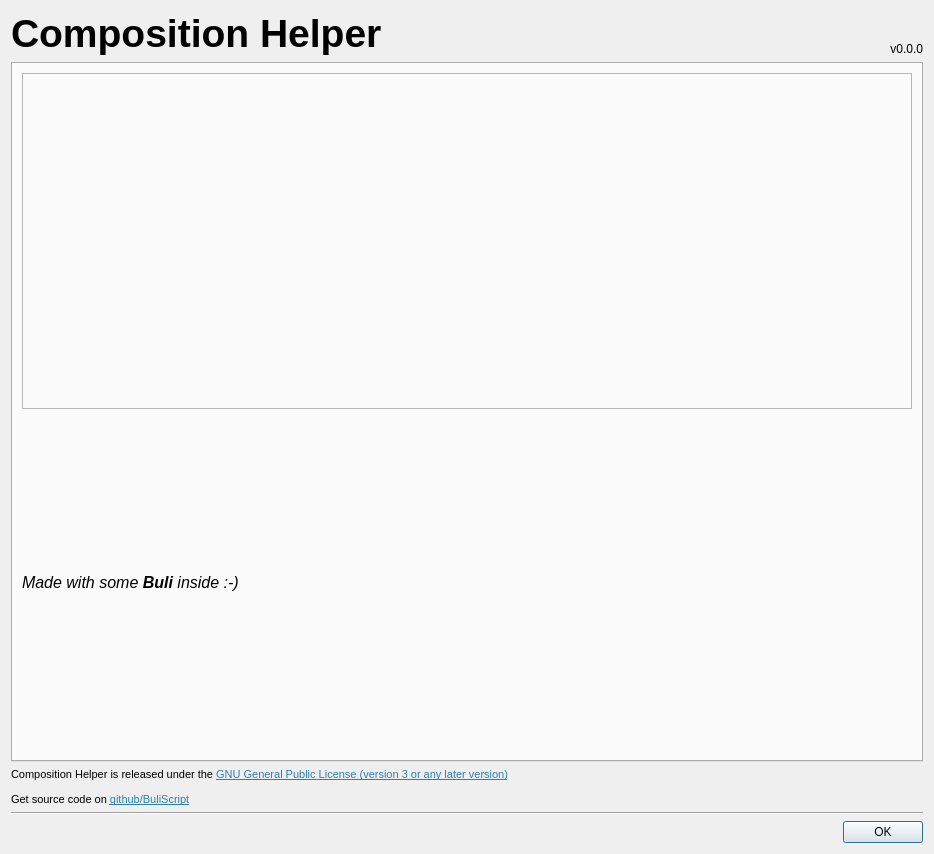
<?xml version="1.0" encoding="UTF-8"?>
<ui version="4.0">
 <class>Dialog</class>
 <widget class="QDialog" name="Dialog">
  <property name="windowModality">
   <enum>Qt::WindowModal</enum>
  </property>
  <property name="geometry">
   <rect>
    <x>0</x>
    <y>0</y>
    <width>934</width>
    <height>854</height>
   </rect>
  </property>
  <property name="minimumSize">
   <size>
    <width>934</width>
    <height>854</height>
   </size>
  </property>
  <property name="maximumSize">
   <size>
    <width>934</width>
    <height>854</height>
   </size>
  </property>
  <property name="windowTitle">
   <string>About Composition Helper</string>
  </property>
  <property name="modal">
   <bool>true</bool>
  </property>
  <layout class="QVBoxLayout" name="verticalLayout">
   <item>
    <layout class="QGridLayout" name="gridLayout">
     <item row="1" column="0" colspan="2">
      <widget class="QLabel" name="lblKcName">
       <property name="sizePolicy">
        <sizepolicy hsizetype="Ignored" vsizetype="Minimum">
         <horstretch>0</horstretch>
         <verstretch>0</verstretch>
        </sizepolicy>
       </property>
       <property name="font">
        <font>
         <pointsize>29</pointsize>
         <weight>75</weight>
         <bold>true</bold>
        </font>
       </property>
       <property name="text">
        <string>Composition Helper</string>
       </property>
       <property name="alignment">
        <set>Qt::AlignLeading|Qt::AlignLeft|Qt::AlignTop</set>
       </property>
      </widget>
     </item>
     <item row="6" column="0" colspan="3">
      <widget class="QLabel" name="labelLicenseAndSource">
       <property name="font">
        <font>
         <pointsize>8</pointsize>
        </font>
       </property>
       <property name="text">
        <string>&lt;html&gt;&lt;head/&gt;&lt;body&gt;&lt;p&gt;Composition Helper is released under the &lt;a href=&quot;https://www.gnu.org/licenses/gpl-3.0.html&quot;&gt;&lt;span style=&quot; text-decoration: underline; color:#2980b9;&quot;&gt;GNU General Public License (version 3 or any later version)&lt;/span&gt;&lt;/a&gt;&lt;/p&gt;&lt;p&gt;Get source code on &lt;a href=&quot;https://github.com/Grum999/BuliScript&quot;&gt;&lt;span style=&quot; text-decoration: underline; color:#2980b9;&quot;&gt;github/BuliScript&lt;/span&gt;&lt;/a&gt;&lt;/p&gt;&lt;/body&gt;&lt;/html&gt;</string>
       </property>
       <property name="openExternalLinks">
        <bool>true</bool>
       </property>
      </widget>
     </item>
     <item row="1" column="2">
      <widget class="QLabel" name="lblKcVersion">
       <property name="sizePolicy">
        <sizepolicy hsizetype="Minimum" vsizetype="Minimum">
         <horstretch>0</horstretch>
         <verstretch>0</verstretch>
        </sizepolicy>
       </property>
       <property name="font">
        <font>
         <italic>false</italic>
        </font>
       </property>
       <property name="layoutDirection">
        <enum>Qt::LeftToRight</enum>
       </property>
       <property name="text">
        <string>v0.0.0</string>
       </property>
       <property name="alignment">
        <set>Qt::AlignBottom|Qt::AlignRight|Qt::AlignTrailing</set>
       </property>
       <property name="margin">
        <number>7</number>
       </property>
      </widget>
     </item>
     <item row="2" column="0" colspan="3">
      <widget class="QTabWidget" name="tabBuli">
       <property name="currentIndex">
        <number>0</number>
       </property>
       <property name="documentMode">
        <bool>false</bool>
       </property>
       <property name="tabBarAutoHide">
        <bool>true</bool>
       </property>
       <widget class="QWidget" name="tab">
        <attribute name="title">
         <string>Buli!</string>
        </attribute>
        <layout class="QVBoxLayout" name="verticalLayout_4">
         <item>
          <widget class="QLabel" name="labelImgBuli">
           <property name="frameShape">
            <enum>QFrame::StyledPanel</enum>
           </property>
           <property name="frameShadow">
            <enum>QFrame::Sunken</enum>
           </property>
           <property name="lineWidth">
            <number>2</number>
           </property>
           <property name="text">
            <string/>
           </property>
           <property name="pixmap">
            <pixmap>png/buli-powered-big.png</pixmap>
           </property>
          </widget>
         </item>
         <item>
          <widget class="QLabel" name="labelMadeWithSomeBuli">
           <property name="font">
            <font>
             <pointsize>12</pointsize>
            </font>
           </property>
           <property name="text">
            <string>&lt;i&gt;Made with some &lt;b&gt;Buli&lt;/b&gt; inside :-)&lt;/i&gt;</string>
           </property>
           <property name="margin">
            <number>0</number>
           </property>
          </widget>
         </item>
        </layout>
       </widget>
      </widget>
     </item>
    </layout>
   </item>
   <item>
    <widget class="Line" name="line_2">
     <property name="font">
      <font>
       <pointsize>10</pointsize>
      </font>
     </property>
     <property name="orientation">
      <enum>Qt::Horizontal</enum>
     </property>
    </widget>
   </item>
   <item>
    <widget class="QDialogButtonBox" name="dbbxOk">
     <property name="standardButtons">
      <set>QDialogButtonBox::Ok</set>
     </property>
    </widget>
   </item>
  </layout>
 </widget>
 <resources/>
 <connections/>
</ui>
